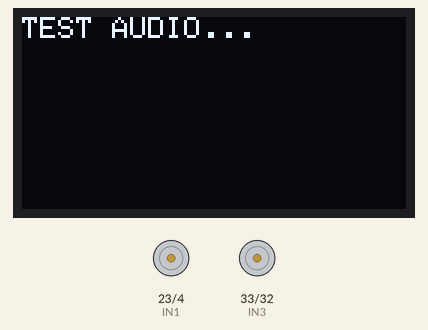
This sketch was run on a simulated ESP32. Shown: 128×64 one-colour display, motor-driver pin pairs drawn as motors (green arrow = first pin HIGH = forward, orange = second pin HIGH = backward, longer = more drive, scaled by the enable pin).

Above: at 2.1 s.
At 19.9 s:
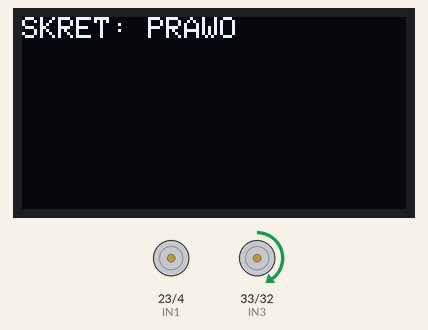
At 29.8 s:
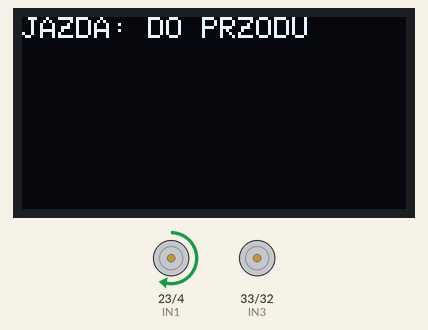
At 38.1 s:
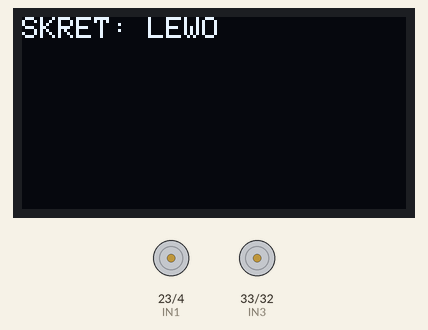
Timing chart, 0 to 39.6 s (numbered marks = the images above):
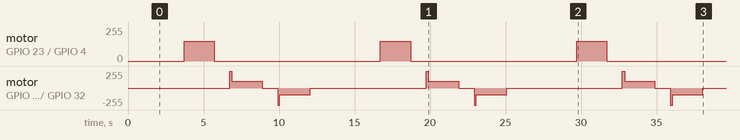

The sketch:

dzia_ajacy_skrypt_testu.ino
```cpp
#include <Wire.h>
#include <Adafruit_GFX.h>
#include <Adafruit_SSD1306.h>

#define SCREEN_WIDTH 128
#define SCREEN_HEIGHT 64

Adafruit_SSD1306 display(SCREEN_WIDTH, SCREEN_HEIGHT, &Wire, -1);

// --- PINY ---
const int SDA_PIN = 27;
const int SCL_PIN = 14;

// Silnik Tylny (Napęd) - ZAMIENIONE PINY DLA KOREKTY KIERUNKU
const int ENA = 13;
const int IN1 = 23;
const int IN2 = 4;

// Silnik Przedni (Skręt)
const int ENB = 15;
const int IN3 = 33;
const int IN4 = 32;

const int AUDIO_PIN = 25;

const int freq = 5000;
const int resolution = 8;
const int testDriveSpeed = 150;

const int kickSpeed = 255;
const int holdSpeed = 100;
const int kickTime = 150;

void skrecWPrawo() {
  digitalWrite(IN3, HIGH);
  digitalWrite(IN4, LOW);
  ledcWrite(ENB, kickSpeed);
  delay(kickTime);
  ledcWrite(ENB, holdSpeed);
}

void skrecWLewo() {
  digitalWrite(IN3, LOW);
  digitalWrite(IN4, HIGH);
  ledcWrite(ENB, kickSpeed);
  delay(kickTime);
  ledcWrite(ENB, holdSpeed);
}

void wyprostujKola() {
  ledcWrite(ENB, 0);
  digitalWrite(IN3, LOW);
  digitalWrite(IN4, LOW);
}

void setup() {
  Serial.begin(115200);
  Wire.begin(SDA_PIN, SCL_PIN);

  if(!display.begin(SSD1306_SWITCHCAPVCC, 0x3C)) {
    Serial.println("Błąd OLED");
  } else {
    display.clearDisplay();
    display.setTextSize(1);
    display.setTextColor(WHITE);
    display.display();
  }

  pinMode(IN1, OUTPUT);
  pinMode(IN2, OUTPUT);
  pinMode(IN3, OUTPUT);
  pinMode(IN4, OUTPUT);
  pinMode(AUDIO_PIN, OUTPUT);

  ledcAttach(ENA, freq, resolution);
  ledcAttach(ENB, freq, resolution);

  digitalWrite(IN1, LOW);
  digitalWrite(IN2, LOW);
  wyprostujKola();
  delay(2000);
}

void loop() {
  // TEST AUDIO
  display.clearDisplay();
  display.setCursor(0,0);
  display.println("TEST AUDIO...");
  display.display();

  for(int i = 0; i < 300; i++) {
    digitalWrite(AUDIO_PIN, HIGH);
    delayMicroseconds(1000);
    digitalWrite(AUDIO_PIN, LOW);
    delayMicroseconds(1000);
  }
  delay(1000);

  // TEST JAZDY (Teraz powinno być do przodu!)
  display.clearDisplay();
  display.setCursor(0,0);
  display.println("JAZDA: DO PRZODU");
  display.display();

  digitalWrite(IN1, HIGH);
  digitalWrite(IN2, LOW);
  ledcWrite(ENA, testDriveSpeed);
  delay(2000);

  digitalWrite(IN1, LOW);
  digitalWrite(IN2, LOW);
  ledcWrite(ENA, 0);
  delay(1000);

  // TEST SKRETOW
  display.clearDisplay();
  display.setCursor(0,0);
  display.println("SKRET: PRAWO");
  display.display();
  skrecWPrawo();
  delay(2000);
  wyprostujKola();

  delay(1000);

  display.clearDisplay();
  display.setCursor(0,0);
  display.println("SKRET: LEWO");
  display.display();
  skrecWLewo();
  delay(2000);
  wyprostujKola();

  delay(3000);
}
```

Measured:
- by itself, motor on GPIO 23 (IN1) / GPIO 4 (IN2): alternates forward 149/255 for 2.0 s and stopped for 11.0 s
- by itself, motor on GPIO 33 (IN3) / GPIO 32 (IN4): repeats every 13.0 s: forward 100/255 2.0 s, stopped 1.0 s, backward 255/255 0.15 s, backward 100/255 2.0 s, stopped 7.7 s, forward 255/255 0.15 s
- what the display in image 0 shows lasts 1.6 s, from 2.1 s to 3.7 s
- what the display in image 1 shows lasts 3.2 s, from 19.7 s to 22.9 s
- what the display in image 2 shows lasts 3.0 s, from 29.7 s to 32.7 s
